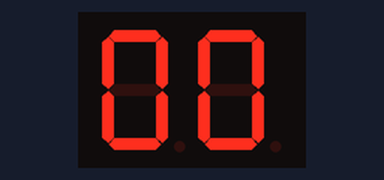
Bench run of a sketch on a simulated Arduino Uno, built with avr-gcc and run on an emulated ATmega328P. Parts: 2-digit seven-segment display. Wiring (inferred from the names in the program): 2-digit 7-segment display, segments lit when LOW: segments pin 11, pin 12, pin 13, pin 14, pin 15, pin 16, pin 17, pin 18; digit selects pin 8, pin 7. The segment pins are drawn as the display they are named for.

Above: at 0.1 s.
At 5.1 s:
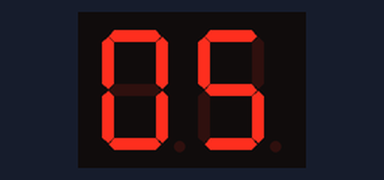
At 10.1 s:
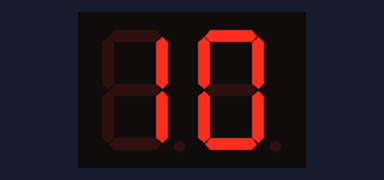
At 19.2 s:
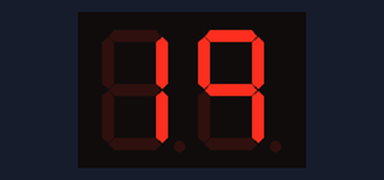
At 28.2 s:
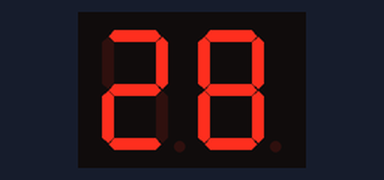
At 38.3 s:
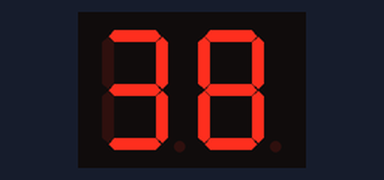

Measured:
- what the display in image 0 shows lasts 1.1 s, from 0.0 s to 1.1 s

The sketch:

inlab_revised.ino
```cpp
 long lastTime, millisTime, deltaTime = 0;//
const byte numeral[10]=                   //if commmon cathode just complement
{          //a b c d e f g/dp
B00000011,//0B00000011
B10011111,//1B10011111
B00100101,//2B00100101
B00001101,//3B00001101
B10011001,//4B10011001
B01001001,//5B01001001
B11000000,//6B11000000
B00011111,//7B00011111
B00000001,//8B00000001
B00011001,//9B00011001
};
  const int segmentPins[]={18,17,16,15,14,13,12,11};// sets the segment pins
  const int nbrDigits=2;                            // set the number the number of digits
  const int digitPins[nbrDigits]={8,7};             // indicates the pins used for the digits
  signed int counter = 0;                           // sets the counter to 0

  void setup()
  {
    for(int i=0;i<8;i++)                            // i starts at 0, if i is less than 8, counts up
    pinMode(segmentPins[i],OUTPUT);                 // set the segment pins to outputs

    for(int i=0;i<nbrDigits;i++)                    //i starts at 0. if i is less than nbrdigits, i integrates
    pinMode(digitPins[i],OUTPUT);
   }
  void loop()
  {

   int x;                                          // intrdocuces x
   x = showNumber(counter);                         // sets x as the
  millisTime = millis();                           // millisTime=millis()
      deltaTime = millisTime-lastTime;              // sets value of Delta
      if (deltaTime>1000)                          // if delta reaches a certain value it counts, this as the delay for counting, in this case 1 second
       {
         counter++;                                // increments
         lastTime = millisTime;                    //records LastTime to millis
       }
}
  int showNumber(int number)                      // program for show the number
  {
  if((counter<10)&&(digitalRead(7)==LOW))        // SET THE 10'S DIGIT TO 0 IF LESS THAN 10

 {

 digitalWrite(8,HIGH);
 digitalWrite(18,HIGH);
 digitalWrite(17,HIGH);
 digitalWrite(16,LOW);
 digitalWrite(15,LOW);
 digitalWrite(14,LOW);
 digitalWrite(13,LOW);
 digitalWrite(12,LOW);
 digitalWrite(11,LOW);

 delay(5);                                        //IMPORTANT USED FOR MULTIPLEXING
 digitalWrite(8,LOW);

 }


  if(number==0)                              //   if number is less than ten instead of writing 00, 01 it instead rights 00, 11 and so on and so forth

  showDigit(0,nbrDigits-1);

  else
  {
    for(int digit=nbrDigits-1;digit>=0;digit--)// solution decreases the number of digits so it only shows 0,1,2,3 so on and so forth
    {
    if(number>0)                              //records the number of 10's and 1's
    {
      showDigit(number%10,digit);
      number=number/10;
    }

  }

  }


}

  void showDigit(int number, int digit)            // program for multiplexing, shows which digit should be on for a specific number

  {
    digitalWrite(digitPins[digit],HIGH);
    for(int segment = 1;segment<8;segment++)
    {
      boolean isBitSet =  bitRead(numeral[number],segment);
      digitalWrite(segmentPins[segment],isBitSet);
    }
    delay(5);                                    // multiplexing technique used, set the delay of the multiplexing, the higher the number of more stable however risks reducing POV effect.
    digitalWrite(digitPins[digit],LOW);

  }
```
